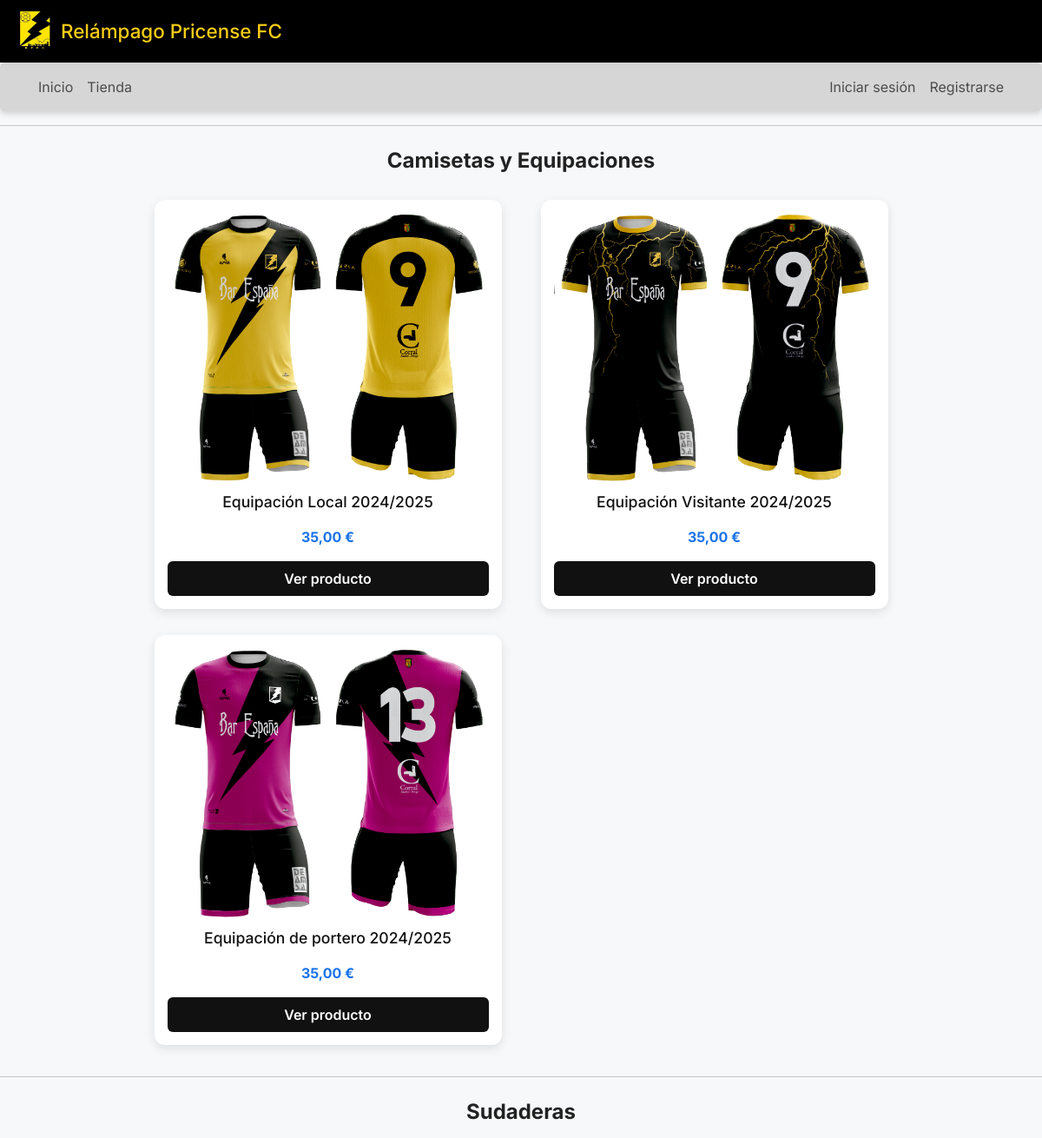
Page /tienda/ (upper part) on the earlier database version.
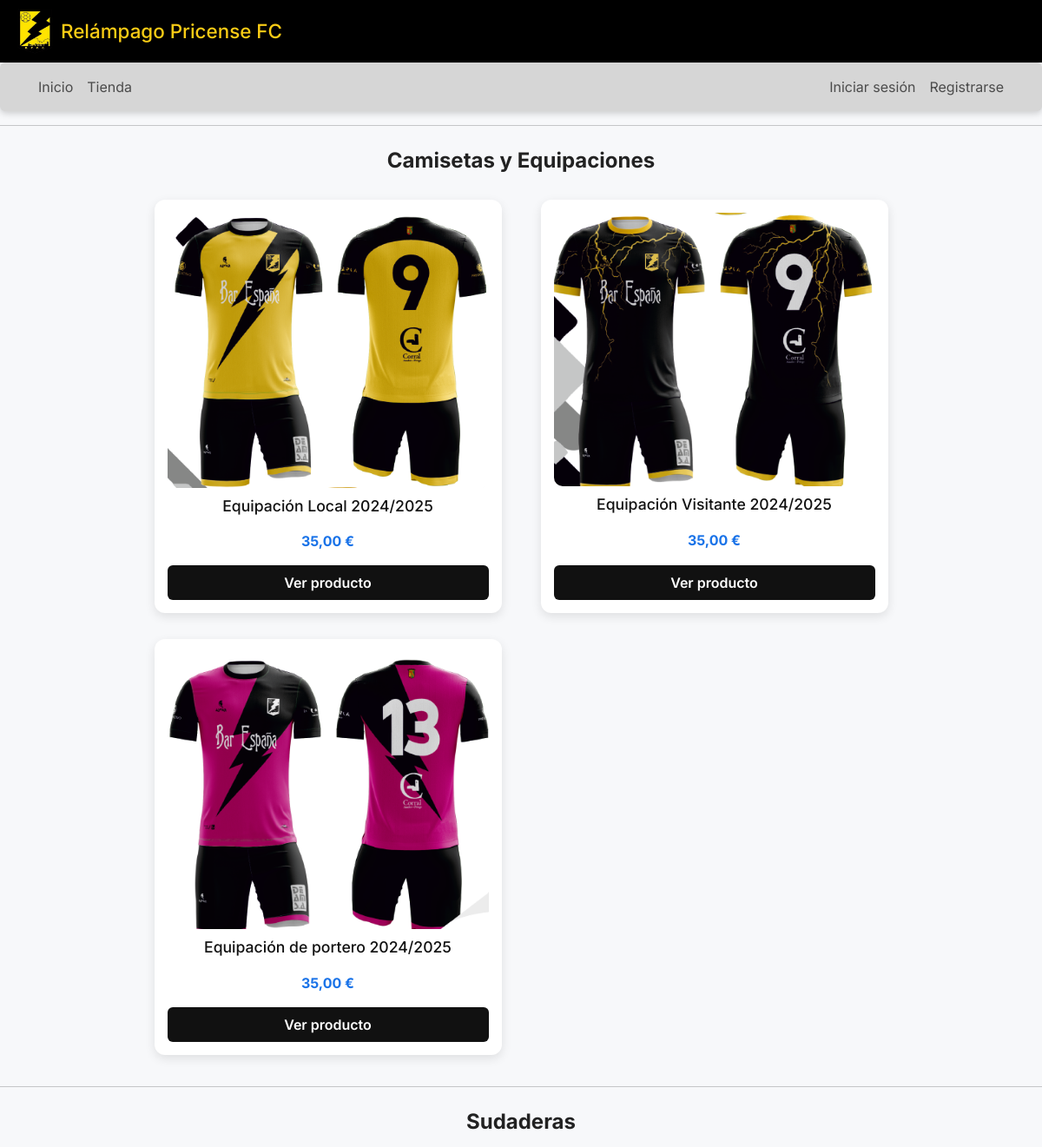
Same page on the later database version.
### relampagoweb/models.py (models this page shows, shortened)
class Producto(models.Model):
    TIPO_PRODUCTO = (
        ('Camiseta', 'Camiseta'),
        ('Equipación', 'Equipación'),
        ('Sudadera', 'Sudadera'),
    )
    nombre = models.CharField(max_length=100)
    tipo = models.CharField(max_length=20, choices=TIPO_PRODUCTO)
    descripcion = models.TextField(blank=True)
    imagen = models.ImageField(upload_to='productos/')
    precio = models.DecimalField(max_digits=6, decimal_places=2)

### relampagoweb/views.py (the view)
# urls.py: path('tienda/', tienda_view, name='tienda'),
def tienda_view(request):
    productos = Producto.objects.all()
    camisetas = productos.filter(tipo='Camiseta')
    sudaderas = productos.filter(tipo='Sudadera')
    equipaciones = productos.filter(tipo='Equipación')
    config = get_configuracion()
    return render(request, 'Tienda.html', {
        'camisetas': camisetas,
        'sudaderas': sudaderas,
        'equipaciones': equipaciones,
        'config': config,
    })

### relampagoweb/views.py (called while the page is built)
def get_configuracion():
    config, created = Configuracion.objects.get_or_create(id=1)
    return config

### relampagoweb/templates/Tienda.html (shortened to what this page needs)
{% extends "base.html" %}
{% load static %}
{% block extra_head %}
  <link rel="stylesheet" href="https://cdn.jsdelivr.net/npm/swiper@11/swiper-bundle.min.css" />
{% endblock %}
{% block content %}
  <section class="seccion-productos">
    <h2 class="titulo-seccion">Camisetas y Equipaciones </h2>
    <div class="grid-productos carrusel-desktop">
      {% for producto in equipaciones %}
        <div class="card-producto">
          <img src="{{ producto.imagen.url }}" alt="{{ producto.nombre }}">
          <h3>{{ producto.nombre }}</h3>
          <p class="precio">{{ producto.precio }} €</p>
          <a href="{% url 'detalle_producto' producto.id %}" class="btn-ver">Ver producto</a>
        </div>
      {% endfor %}
    </div>
  </section>
  <hr>
  <section class="seccion-productos">
    <h2 class="titulo-seccion">Sudaderas</h2>
  </section>
{% endblock %}

Differences in the rows shown:
changed Producto "Equipación Local 2024/2025": imagen: a different picture
changed Producto "Equipación Visitante 2024/2025": imagen: a different picture
changed Producto "Equipación de portero 2024/2025": imagen: a different picture
